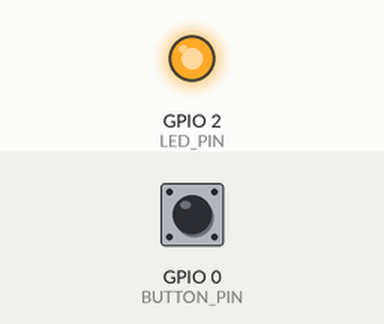
This sketch was run on a simulated ESP32. Parts: output pins drawn as LEDs (lit = HIGH). The inputs (shaded band) are chosen by the test bench; at power-on: GPIO 0 (BUTTON_PIN) HIGH. What the sketch prints to the serial monitor is not drawn.

Above: at 1.3 s.
1.4 s: GPIO 0 (BUTTON_PIN) pulled LOW for 0.15 s
At 2.6 s:
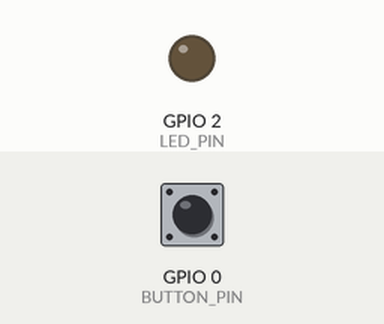
3.0 s: GPIO 0 (BUTTON_PIN) pulled LOW for 1 s
At 4.1 s:
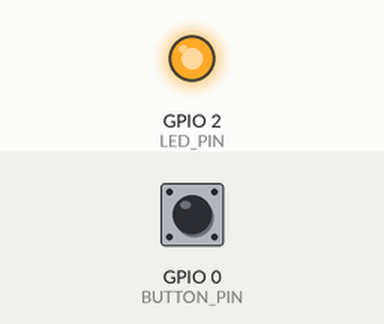
5.5 s: GPIO 0 (BUTTON_PIN) pulled LOW for 3.2 s
At 6.0 s:
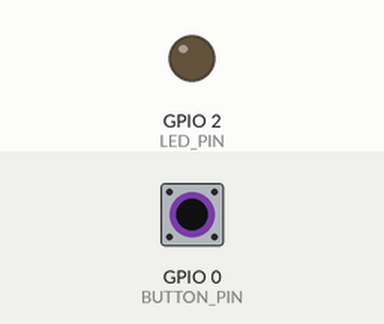
Timing chart, 0 to 8.5 s (numbered marks = the images above; inputs shaded):
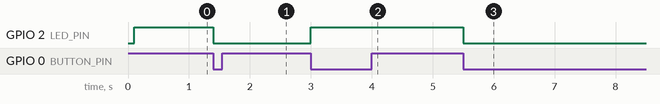

Measured:
- after the input at 1.4 s, GPIO 2 (LED_PIN): HIGH → LOW at once
- after the input at 3.0 s, GPIO 2 (LED_PIN): LOW → HIGH at once
- after the input at 5.5 s, GPIO 2 (LED_PIN): HIGH → LOW at once

The sketch:

Day02_Button_Interrupt.ino
```cpp
/*
 * Day 2: ESP8266 Button Interrupt + Debounce
 * Board: NodeMCU ESP8266
 * Button: FLASH button = GPIO0, Active LOW
 * LED: Onboard LED = GPIO2, Active LOW
 * Concept: External Interrupt + Software Debounce
 */

#define LED_PIN 2 // GPIO2 = Onboard LED
#define BUTTON_PIN 0 // GPIO0 = FLASH button

// volatile = ISR aur loop dono use karte, compiler optimize na kare
volatile bool ledState = HIGH; // LED OFF initially, Active Low
volatile unsigned long lastInterruptTime = 0; // Debounce ke liye

// IRAM_ATTR = ISR ko RAM me rakho, Flash se slow nahi chalega
void IRAM_ATTR handleButtonPress() {
  unsigned long interruptTime = millis();

  // Debounce: 200ms ke andar dubara interrupt ignore karo
  if (interruptTime - lastInterruptTime > 200) {
    ledState =!ledState; // LED toggle
    lastInterruptTime = interruptTime;
  }
}

void setup() {
  Serial.begin(115200);
  delay(100);
  Serial.println("\nDay 2 Start: Button Interrupt 🔥");

  // LED Output setup
  pinMode(LED_PIN, OUTPUT);
  digitalWrite(LED_PIN, ledState);

  // Button Input setup - PULLUP kyunki button GND se connect hota
  pinMode(BUTTON_PIN, INPUT_PULLUP);

  // Interrupt attach karo: Button pin, ISR function, FALLING edge
  // FALLING = HIGH se LOW jane pe trigger, button dabate hi
  attachInterrupt(digitalPinToInterrupt(BUTTON_PIN), handleButtonPress, FALLING);

  Serial.println("Setup Done: FLASH button dabao, LED toggle hoga");
  Serial.println("B.Tech ECE: 8051 INT0 ka ESP8266 version 💪");
}

void loop() {
  // Loop me kuch nahi karna. Sab kaam Interrupt karega
  // Bas LED ki state update karte raho
  digitalWrite(LED_PIN, ledState);

  // Debug ke liye 1 sec me print
  static unsigned long lastPrint = 0;
  if (millis() - lastPrint > 1000) {
    Serial.print("Loop chal raha... LED State: ");
    Serial.println(ledState == LOW? "ON" : "OFF");
    lastPrint = millis();
  }
}
```
